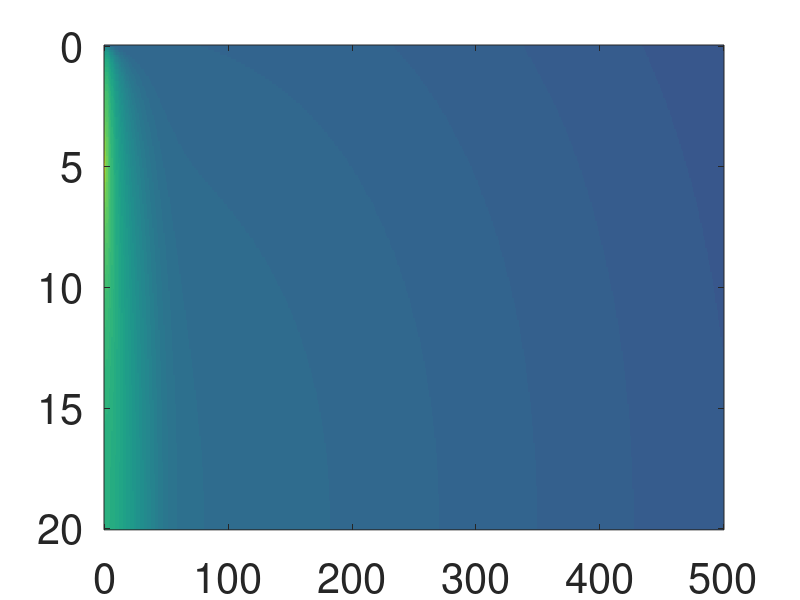

Here is the MATLAB script that generated this plot: (Note: this script raises an error after producing the figure.)
A = 1; % Amplitude
D = 20; % Water depth [m]
r_S = 0; % Source location
z_S = 5; % Source location
c = 1480; % Sound speed
z_R = 0:0.1:D; % Receiver location
r_R = 0:1:500; % Receiver location
for i = 1:1:5
    f = 10.^i;
    k = 2.*pi.*f./c; % Wave number
    [z,r] = ndgrid(z_R,r_R);
    P = zeros(length(z_R),length(r_R),2);
    p = zeros(length(z_R),length(r_R),2);
    for m = 0:1:10 % more than 5 iterations
        C1 = 2.*D;
        C2 = z_S+z;
        C3 = z_S-z;
        l = m+1;
        C4 = C1.*m;
        C5 = C1.*l;
        L(:,:,1) = abs(r+1i.*(C4-C3));
        L(:,:,2) = abs(r+1i.*(C4+C2));
        L(:,:,3) = abs(r+1i.*(C5-C2));
        L(:,:,4) = abs(r+1i.*(C5+C3));
        P(:,:,2) = A*(-1)^m .* (exp(-1i.*k.*L(:,:,1))./L(:,:,1)...
                 -exp(-1i.*k.*L(:,:,2))./L(:,:,2)...
                 + exp(-1i.*k.*L(:,:,3))./L(:,:,3)...
                 -exp(-1i.*k.*L(:,:,4))./L(:,:,4)); 
        P = sum(P,3);
    end
   p(:,:,i) = P;
   CLIM = [-50 10];
   set(0,'DefaultAxesFontSize',30)
   figure(i)
   imagesc(r_R,z_R,10.*log10(abs(p(:,:,i))),CLIM); 
   colorbar('vert');
   xlabel('R [m]');
   ylabel('Z [m]');
   if i < 3
   title(strcat('Frequency = ',num2str(10.^i),' Hz '));
   else
       if i == 3
       title(strcat('Frequency = 1 kHz '));
       else
           if i == 4
                title(strcat('Frequency = 10 kHz '));
           else
                title(strcat('Frequency = 100 kHz '));
           end
       end
   end
end

